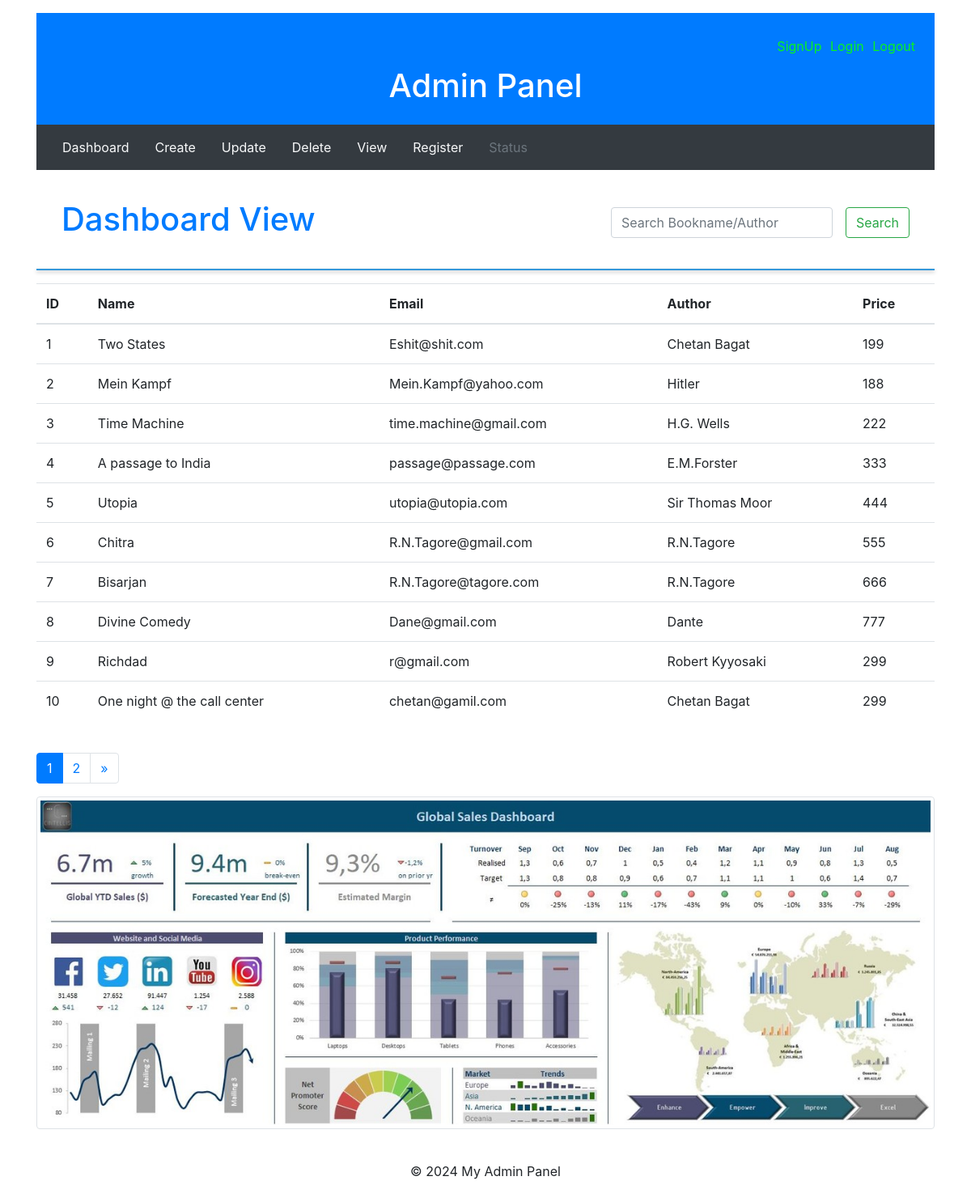
Page /dash_view/ on the committed database.
### static_app/models.py (models this page shows, shortened)
class UsersModels(models.Model):
    name_db = models.CharField(max_length=100)
    email_db = models.CharField(max_length=100)
    author_db = models.CharField(max_length=100)
    quantity = models.IntegerField()
    price_db = models.IntegerField()
    img = models.ImageField(upload_to="books")

### static_app/views.py (the view)
# urls.py: path('', views.dash_view,name="dash_view"),
def dash_view(request):
    view_key = UsersModels.objects.all()
    paginator = Paginator(view_key,10)
    page_number = request.GET.get('page')
    try:
        page = paginator.get_page(page_number)
        print("try is called!",page) # <Page 1 of 2> if the page is on first page
    except EmptyPage:
        page = paginator.page(page_number.num_pages)
        print("Exception is called!",page)
    return render(request,"base.html",{'view_key':view_key,'page':page})

### static_app/templates/base.html (shortened to what this page needs)
{% load static %}
<!DOCTYPE html>
<html lang="en">
<head>
    <link href="{% static 'css/style.css' %}" rel="stylesheet">
    <link href="https://stackpath.bootstrapcdn.com/bootstrap/4.5.2/css/bootstrap.min.css" rel="stylesheet">
</head>
<body>
    <div class="container">
        <header class=" text-white text-center py-3 bg-primary">
          <nav class="navbar-login">
          <div class="navbar-right nav-link ">
            <a href="{% url 'register' %}" >SignUp</a>
            <a href="{% url 'login' %}" >Login</a>
            <a href="{% url 'logout_view' %}" >Logout</a>
        </div>
      </nav>
            <h1>Admin Panel</h1>
        </header>
        <nav class="navbar navbar-expand-lg navbar-light bg-dark ">
          <a class="nav-link text-light active" aria-current="page" href="{% url 'dash_view' %}">Dashboard</a>
              <a class="nav-link text-light"  href="{% url 'create'%}">Create</a>
              <a class="nav-link text-light"  href="{% url 'update' user.id %}">Update</a>
              <a class="nav-link text-light"  href="{% url 'delete' user.id %}">Delete</a>
              <a class="nav-link text-light"  href="{% url 'view' %}">View</a>
              <a class="nav-link text-light"  href="{% url 'register' %}">Register</a>
              <a class="nav-link disabled" aria-disabled="true">Status</a>
        </nav>
        <main class="my-4 flex-grow-1">
            {% block content %}
              <nav class="navbar bg-body-tertiary">
                <div class="container-fluid">
                  <a class="navbar-brand"><h1>Dashboard View</h1></a>
                  <form class="d-flex" method="get" action="{% url 'search' %}" role="search">
                    <input class="form-control me-2" type="search" name="q" placeholder="Search Bookname/Author" aria-label="Search">
                    <button class="btn btn-outline-success" type="submit">Search</button>
                  </form>
                </div>
              </nav>
            <hr style="border-top: 2px solid #3498db; box-shadow: 0 2px 5px rgba(0, 0, 0, 0.3);">
            <table class="table">
                <thead>
                    <tr>
                        <th>ID</th>
                        <th>Name</th>
                        <th>Email</th>
                        <th>Author</th>
                        <th>Price</th>
                    </tr>
                </thead>
                <tbody>
                    {% for v in page %}
                    <tr>
                        <td>{{ v.id }}</td>
                        <td>{{ v.name_db }}</td>
                        <td>{{ v.email_db }}</td>
                        <td>{{ v.author_db }}</td>
                        <td>{{ v.price_db }}</td>
                    </tr>
                    {% endfor %}
                </tbody>
            </table>
            <br>
            <nav aria-label="Page navigation example">
                <ul class="pagination">
                  {% for num in page.paginator.page_range %}
                  <li class="page-item {% if page.number == num %} active {% endif %}">
                    <a class="page-link" href="?page={{ num }}">{{ num }}</a></li>
                  {% endfor %}
                  {% if page.has_next %}
                  <li class="page-item">
                    <a class="page-link" href="?page={{page.next_page_number}}" aria-label="Next">
                      <span aria-hidden="true">&raquo;</span>
                    </a>
                  </li>
                  {% endif %}
                </ul>
              </nav>
              <img src="{% static 'images/dashboard.jpeg'  %}" class="img-thumbnail" alt="...">
            {% endblock %}
        </main>
        <footer class="text-center py-3 ">
            <p>&copy; 2024 My Admin Panel</p>
        </footer>
    </div>
</body>
</html>

### static_app/static/css/style.css (style rules this page uses)
body { font-family: Arial, sans-serif; margin: auto; padding: 1em; }
form { max-width: 500px; flex-direction: row; gap: 1em; align-items: center; }
label, input { width: 100%; }
button { padding: 0.5em 1em; border: none; cursor: pointer; border-radius: 4px; }
.navbar-login { display: flex; justify-content: space-between; color: hsl(0, 87%, 51%); padding: 5px 5px; }
.navbar-right a { text-decoration: none; color: hsl(127, 94%, 49%); padding: 3px 3px; }
.navbar-right { margin-left: auto; }

### rows in the picture
UsersModels: id "1", name_db "Two States", email_db "Eshit@shit.com", author_db "Chetan Bagat", price_db "199"
UsersModels: id "2", name_db "Mein Kampf", email_db "Mein.Kampf@yahoo.com", author_db "Hitler", price_db "188"
UsersModels: id "3", name_db "Time Machine", email_db "time.machine@gmail.com", author_db "H.G. Wells", price_db "222"
UsersModels: id "4", name_db "A passage to India", email_db "passage@passage.com", author_db "E.M.Forster", price_db "333"
UsersModels: id "5", name_db "Utopia", email_db "utopia@utopia.com", author_db "Sir Thomas Moor", price_db "444"
UsersModels: id "6", name_db "Chitra", email_db "R.N.Tagore@gmail.com", author_db "R.N.Tagore", price_db "555"
UsersModels: id "7", name_db "Bisarjan", email_db "R.N.Tagore@tagore.com", author_db "R.N.Tagore", price_db "666"
UsersModels: id "8", name_db "Divine Comedy", email_db "Dane@gmail.com", author_db "Dante", price_db "777"
UsersModels: id "9", name_db "Richdad", email_db "r@gmail.com", author_db "Robert Kyyosaki", price_db "299"
UsersModels: id "10", name_db "One night @ the call center", email_db "chetan@gamil.com", author_db "Chetan Bagat", price_db "299"

### other values in the picture
{{ num }} "1" "2"
